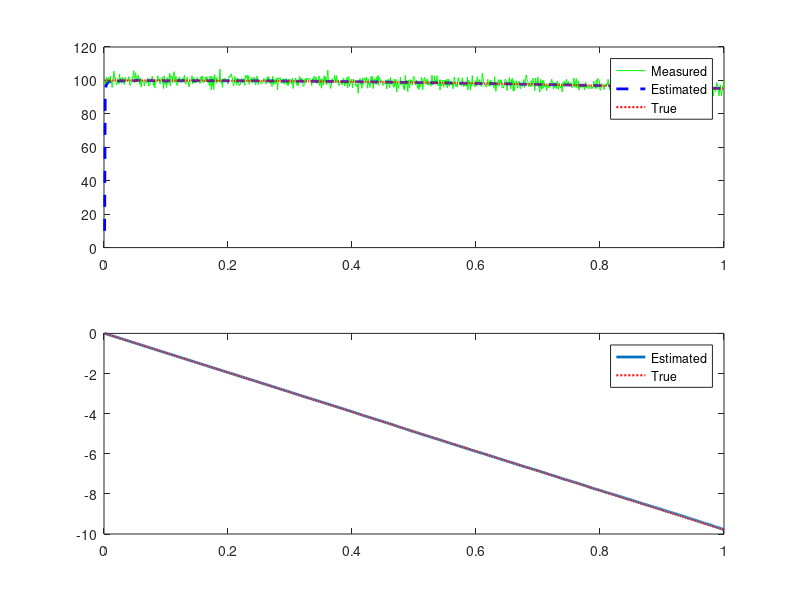
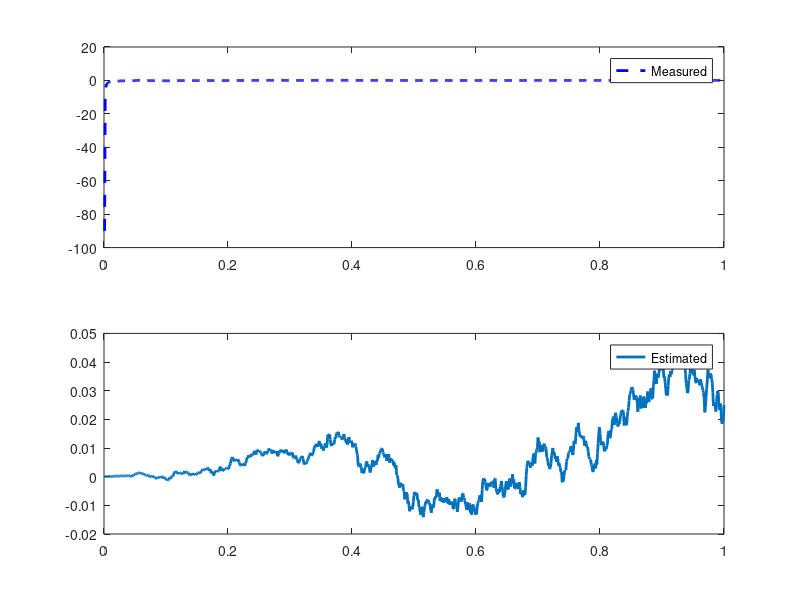

Recreate these plots in MATLAB, in order.
clear all

N=1000 %sampling timew

dt=0.001%del t

t=dt*(1:N)%vector for time

F=[1 dt

    0 1];

G=[-1/2*dt^2

    -dt];

H=[1 0];

Q=[0 0

    0 0]% no noise assumed

u=9.80665;

I=eye(2);

y0=100; %initial position

v0=0; %initial velocity



%state vectors

xt=zeros(2,N);

xt(:,1)=[y0;v0]%first state are assumed as initial position and velocity

%to predict true states are to be considered

for k=2:N

    xt(:,k)=F*xt(:,k-1)+G*u; 

end



%noisy measurement from the actual states

R=4;%error variance

v=sqrt(R)*randn(1,N) %random error in velocity measure,ent

z=H*xt+v;

x=zeros(2,N)

x(:,1)=[10 0]%guess values

P=[50 0

    0 0.01]

for k=2:N

    x(:,k)=F*x(:,k-1)+G*u;

    %covariance matrix prediction

    P=F*P*F'+Q;

    %kalman gain matrix

    K=P*H'/(H*P*H'+R);

    x(:,k)=x(:,k)+K*(z(k)-H*x(:,k));

    %update covariance matrix

    P=(I-K*H)*P;

end

%plotting the states

figure(1);

subplot(211);

plot(t,z,'g-',t,x(1,:),'b--','Linewidth',2);

hold on

plot(t,xt(1,:),'r:','Linewidth',1.5);

legend('Measured','Estimated','True');

subplot(212);

plot(t,x(2,:),'Linewidth',2);

hold on;

plot(t,xt(2,:),'r:','Linewidth',1.5);

legend('Estimated','True');

figure(2);

subplot(211);

plot(t,x(1,:)-xt(1,:),'b--','Linewidth',2);



legend('Measured','Estimated','True');

subplot(212);

plot(t,x(2,:)-xt(2,:),'Linewidth',2);



legend('Estimated','True')